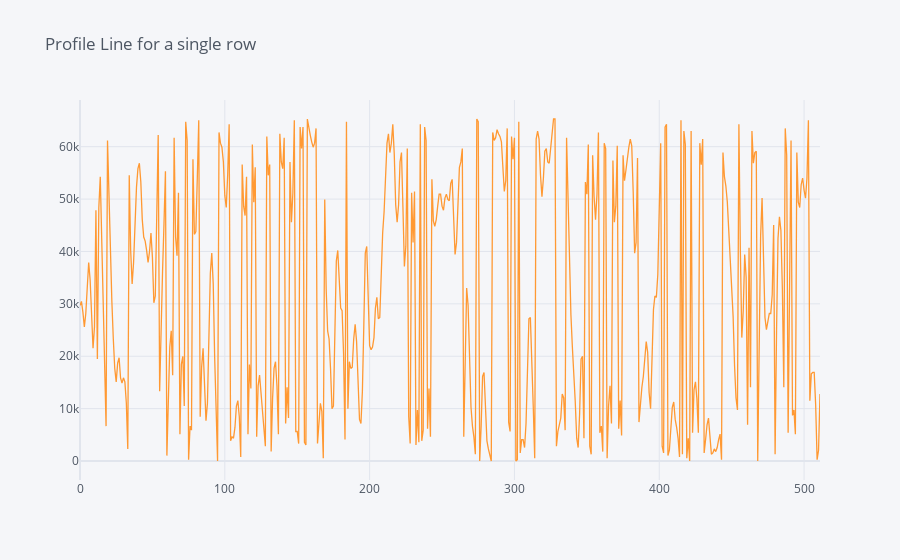

Notebook code for this chart:
### Code cell
profile_line(img)

### Figure 1 — Plotly figure (JSON) as saved in the notebook; plotly's stock layout.template omitted (floating-point values rounded to 4 significant figures; data arrays with more than 128 entries replaced by an {"elided": "..."} marker saying what was removed)
{"data": [{"line": {"color": "rgba(255, 153, 51, 1.0)", "dash": "solid", "shape": "linear", "width": 1.3}, "mode": "lines", "name": "256", "text": "", "type": "scatter", "x": {"elided": "512 int values"}, "y": {"elided": "512 int values"}}], "layout": {"legend": {"bgcolor": "#F5F6F9", "font": {"color": "#4D5663"}}, "paper_bgcolor": "#F5F6F9", "plot_bgcolor": "#F5F6F9", "title": {"font": {"color": "#4D5663"}, "text": "Profile Line for a single row"}, "xaxis": {"gridcolor": "#E1E5ED", "showgrid": true, "tickfont": {"color": "#4D5663"}, "title": {"font": {"color": "#4D5663"}, "text": ""}, "zerolinecolor": "#E1E5ED"}, "yaxis": {"gridcolor": "#E1E5ED", "showgrid": true, "tickfont": {"color": "#4D5663"}, "title": {"font": {"color": "#4D5663"}, "text": ""}, "zerolinecolor": "#E1E5ED"}}}
